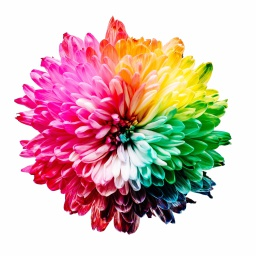
%> input picture ECE4076/Lab 3/ECE4076_Lab3_32194471/sharon.jpg, 256 x 256 px
$ octave Lab3_Task3.m   (GNU Octave 9; MATLAB toolbox functions it lacks are replaced by stand-ins)
%> lines starting %> are read from the running program, lines starting %| are printed output that depends on the picture
%> further down, img is the input picture: size 256x256x3 uint8; mean R, G, B 215.7, 186.8, 183
### ECE4076/Lab 3/ECE4076_Lab3_32194471/imagesegkmeansplus.m
function [segmented_img, final_centroids, total_iter] = imagesegkmeansplus(img, k, max_iter, ...
    verbose,show_scatter)
%> called with k = 4, max_iter = 200, verbose = 0
 % img: input img
 % k: number of centroids/ means
 % max_iter: number of iterations to force stop the algorithm
 % verbose: Enable to show the output images, and the scatterplot
 % show_scatter: Enable to show the scatterplot, must be enabled with
 % verbose

 % segmented_img: color coded img
 % final_centroids: final centroid/means position
 % total_iter: total number of iterations to convergence

 % random seed
    rng('shuffle', 'philox');

    img = cast(img, 'single');
%> img: size 256x256x3 single
    if verbose == 1
       display('Image has been casted into single type');
    end

    if ~exist('verbose', 'var')
       verbose = 0;
    end
    if ~exist('show_scatter', 'var')
       show_scatter = 0;
    end

    [width, height, channel] = size(img);
%> width = 256; height = 256; channel = 3
    flatten_img = reshape(img, [width*height,3]);

    % centroid initialization
    distance2centroid = ones(length(flatten_img),k) * 450;
    init_centroid = ones(k,3)*-999; %invalid value
    r = randi([1, length(flatten_img)]);
    first_centroid = flatten_img(r, :);
%> first_centroid = [254 254 254]
    init_centroid(1, :) = first_centroid;
    % intialization through weighted sampling
    % higher the probability, higher the chance to get sampled as
    % means/centroids
    for c = 1:k-1
        selected_centroid = init_centroid(c,:);
        temp_norm = (flatten_img - repmat(selected_centroid, width*height, 1)).^2;
        temp_ed = sqrt(sum(temp_norm, 2));
        distance2centroid(:, c) = temp_ed;
        [min_dist, min_idx] = min(distance2centroid, [], 2);
        Dx = min_dist;
        Dx2 = min_dist;
        probability = Dx2./sum(Dx2);
        r = randsample(width*height, 1, true, probability);
        init_centroid(c+1,:) = flatten_img(r, :);
    end
%> this loop made 3 passes
%> (selected_centroid, r) on passes 1 to 3: ([254 254 254], 44185), ([128 245 200], 27694), ([246 87 58], 23429)
%> after the loop, init_centroid = [254 254 254; 128 245 200; 246 87 58; 177 0 23]

    centroid = init_centroid;
%> centroid = [254 254 254; 128 245 200; 246 87 58; 177 0 23]
    new_centroid = init_centroid;
%> new_centroid = [254 254 254; 128 245 200; 246 87 58; 177 0 23]
    if verbose == 1
       for c = 1:k
           fprintf("init centroid %d: %d %d %d\n",c, init_centroid(c,1),...
               init_centroid(c,2), init_centroid(c,3));
       end
    end
    euclid_dist = zeros(width*height, k);
    temp_ed = 0;
    temp_norm = 0;
    cluster_assignment = zeros(width*height, 1);
    diff = 50;
    counter = 0;

    % while there is still a difference in between iterations
    % and the maximum iteration is not reached yet
    while diff > 1 && counter < max_iter
        % recomputation of euclidean distance
        centroid = new_centroid;
        for c = 1:k
           temp_norm = (flatten_img - repmat(centroid(c,:), width*height, 1)).^2;
           temp_ed = sqrt(sum(temp_norm, 2));
           euclid_dist(:, c) = temp_ed;
        end
        % assigning to closest centroid
        [~, min_idx] = min(euclid_dist, [], 2);
        cluster_assignment = min_idx;

        %new_centroid = zeros(size(init_centroid));
        % recomputation of centroids position
        diff_centroid = zeros(1,k);
        for c = 1:k
            new_centroid(c, :) = round(mean(flatten_img(cluster_assignment == c,:), 1));
            diff_centroid(c) = (new_centroid(c,:) - centroid(c, :))*(new_centroid(c,:) - centroid(c, :))';
        end

        diff = sum(diff_centroid);
        counter = counter + 1;


        if verbose == 1
            quantization_img = zeros(size(flatten_img));
            for c = 1:k
                quantization_img(cluster_assignment == c, :) = repmat(new_centroid(c,:), length(quantization_img(cluster_assignment == c, :)), 1);
            end
            segmented_img = reshape(quantization_img, height, width, 3);
            segmented_img = cast(segmented_img, 'uint8');
            figure(1);
            montage({cast(img, 'uint8'), segmented_img});
            ti = sprintf('Before K-means (left) and after K-means (right) with k = %d and iteration = %d', k, counter);
            title(ti);

            if show_scatter == 1
                Rc = new_centroid(:,1);
                Gc = new_centroid(:,2);
                Bc = new_centroid(:,3);
                temp_img = cast(img, 'uint8');
                R = reshape(img(:, 100:100:512, 1), [1, length(100:100:512)*512]);
                G = reshape(img(:, 100:100:512, 2), [1, length(100:100:512)*512]);
                B = reshape(img(:, 100:100:512, 3), [1, length(100:100:512)*512]);
                R_color = reshape(segmented_img(:, 100:100:512, 1), [1, length(100:100:512)*512]);
                G_color = reshape(segmented_img(:, 100:100:512, 2), [1, length(100:100:512)*512]);
                B_color = reshape(segmented_img(:, 100:100:512, 3), [1, length(100:100:512)*512]);
                figure(3);
                for c = 1:k
                    scatter3(Rc(c),Gc(c),Bc(c), 80, cast([Rc(c),Gc(c),Bc(c)], 'double')./255, ...
                        'filled','MarkerEdgeColor','k');
                    text(Rc(c),Gc(c),Bc(c)+25,sprintf('Centroid %d',c), ...
                            'HorizontalAlignment','center', ...
                            'Color', 'b', ...
                            'EdgeColor', 'b', ...
                            'BackgroundColor', 'w');
                    hold on;
                end
                scatter3(R,G,B, 20, cast([R_color;G_color;B_color]', 'double')./255, '*');
                box on;
                xlabel('Red');
                ylabel('Green');
                zlabel('Blue');
                ti = sprintf('Dispersion of Color in iteration %d', counter);
                title(ti);
                hold off;
            end

            disp("Press any key to continue");
            pause;
        end
    end
%> this loop made 23 passes
%> (centroid, diff) on passes 1 to 12: ([254 254 254; 128 245 200; 246 87 58; 177 0 23], 21183), ([253 243 246; 88 186 131; 234 116 107; 97 35 35], 1382), ([252 247 249; 67 176 109; 237 113 116; 83 35 29], 358), ([252 248 249; 57 169 96; 236 112 118; 81 30 27], 203), ([251 248 249; 50 163 88; 236 112 118; 85 24 26], 129), ([251 248 249; 45 158 83; 236 113 118; 91 20 27], 78), ([251 248 249; 42 155 80; 236 115 119; 97 17 28], 76), ([251 248 249; 40 152 78; 236 117 121; 104 16 29], 58), ([251 249 249; 39 150 76; 236 120 122; 110 15 30], 65), ([251 249 249; 38 147 75; 237 123 124; 116 15 32], 73), ([251 249 249; 36 145 74; 237 126 125; 123 14 34], 60), ([251 249 250; 35 142 72; 237 128 126; 129 14 36], 66)
%> after the loop, counter = 23; diff_centroid = [0 0 0 0]; new_centroid = [252 250 251; 30 94 50; 233 160 136; 206 29 75]

    % assigning to color code and reshape the matrix
    total_iter = counter;
%> total_iter = 23
    final_centroids = new_centroid;
%> final_centroids = [252 250 251; 30 94 50; 233 160 136; 206 29 75]
    quantization_img = zeros(size(flatten_img));
    for c = 1:k
        quantization_img(cluster_assignment == c, :) = ...
            repmat(new_centroid(c,:), length(quantization_img(cluster_assignment == c, :)), 1);
    end
    segmented_img = reshape(quantization_img, height, width, 3);
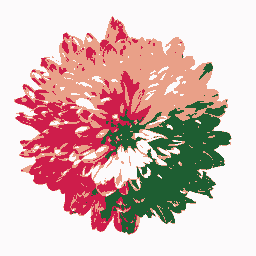
%> segmented_img: size 256x256x3 double; mean R, G, B 215.8, 186.5, 182.9

    segmented_img = cast(segmented_img, 'uint8');
%> segmented_img: size 256x256x3 uint8

end

### ECE4076/Lab 3/ECE4076_Lab3_32194471/Lab3_Task3.m
% Written by Nigel Tan Jin Chun
% Last Modified: 4/4/2023
% Name of the file: Lab3_Task3

clearvars -except img k;
close all; clc;
img = imread('sharon.jpg');
k = 4;
max_iter = 200;

% Set to 1 to see pausing key effect
verbose = 0;
[segmented_img, M, total_iteration] = imagesegkmeansplus(img, k, max_iter, verbose);
%> M = [252 250 251; 30 94 50; 233 160 136; 206 29 75]; total_iteration = 23

figure(1);
montage({img, segmented_img});
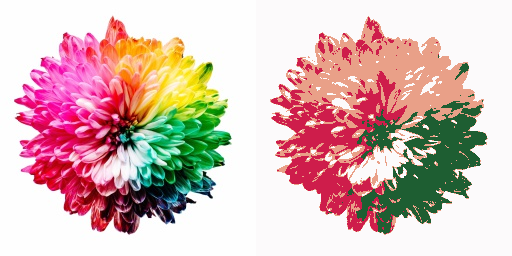
%> displayed picture: size 256x512x3, on the screen's scale of 0 to 255; mean R, G, B 215.7, 186.6, 182.9
ti = sprintf('Before K-means++ (left) and after K-means++ (right) with k = %d', k);
title(ti);

figure(2);
imshow(segmented_img);
ti = sprintf('K-means++ clustering Image with k = %d', k);
title(ti);
